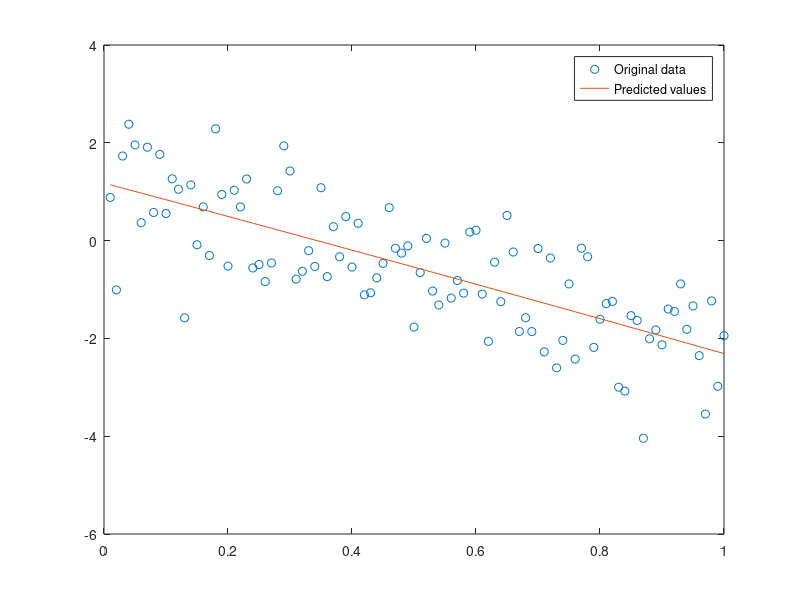

This figure's MATLAB source: (Note: this script raises an error after producing the figure.)
% Load the new data
load('dataMIDFLR1_2.mat');

% Perform least squares regression
X = [ones(size(x)), x, x.^2];
b_hat = X \ y;
y_hat = X * b_hat;

plot(x, y, 'o', x, y_hat, '-')
legend('Original data', 'Predicted values');

% Calculate the covariance matrix of the estimator beta_LS
N = length(y);
n = size(X, 2);
s2_LS = (2 / (N - n)) * var(y - y_hat);
PhiTPhi_inv = inv(X' * X);
cov_beta_LS = s2_LS * PhiTPhi_inv;

% Confidence intervals and hypothesis testing
alpha = 0.05;
c_q = 1.96;
CI_beta = [b_hat - c_q * sqrt(diag(cov_beta_LS)), b_hat + c_q * sqrt(diag(cov_beta_LS))];
reject_H0 = abs(b_hat) > c_q * sqrt(diag(cov_beta_LS));

% Display results
disp('95% Confidence Intervals for each component of beta:');
disp(CI_beta);

disp('Hypothesis Testing (H0: beta_j = 0 at 5% level):');
disp('Reject H0?');
disp(reject_H0);
%% 
% Assuming you have yt, Phi, and cov_beta_LS from the previous code

% Initialize arrays to store upper and lower bounds of confidence intervals
lower_bound = zeros(size(y));
upper_bound = zeros(size(y));

% Calculate confidence intervals for each data point
for i = 1:length(y)
    Var_yt = X(i, :) * cov_beta_LS * X(i, :)';
    confidence_interval = cp * sqrt(Var_yt);
    
    lower_bound(i) = y(i) - confidence_interval;
    upper_bound(i) = y(i) + confidence_interval;
end

% Plot the data points and confidence intervals
figure;
scatter(x, y, 'o');
hold on;
plot(x, y_hat, '-', 'LineWidth', 2, 'DisplayName', 'Estimated values');
plot(x, lower_bound, '--', 'LineWidth', 1.5, 'DisplayName', 'Lower Bound (95% CI)');
plot(x, upper_bound, '--', 'LineWidth', 1.5, 'DisplayName', 'Upper Bound (95% CI)');
legend();
xlabel('x');
ylabel('y');
title('Data Points and Confidence Intervals');
hold off;


